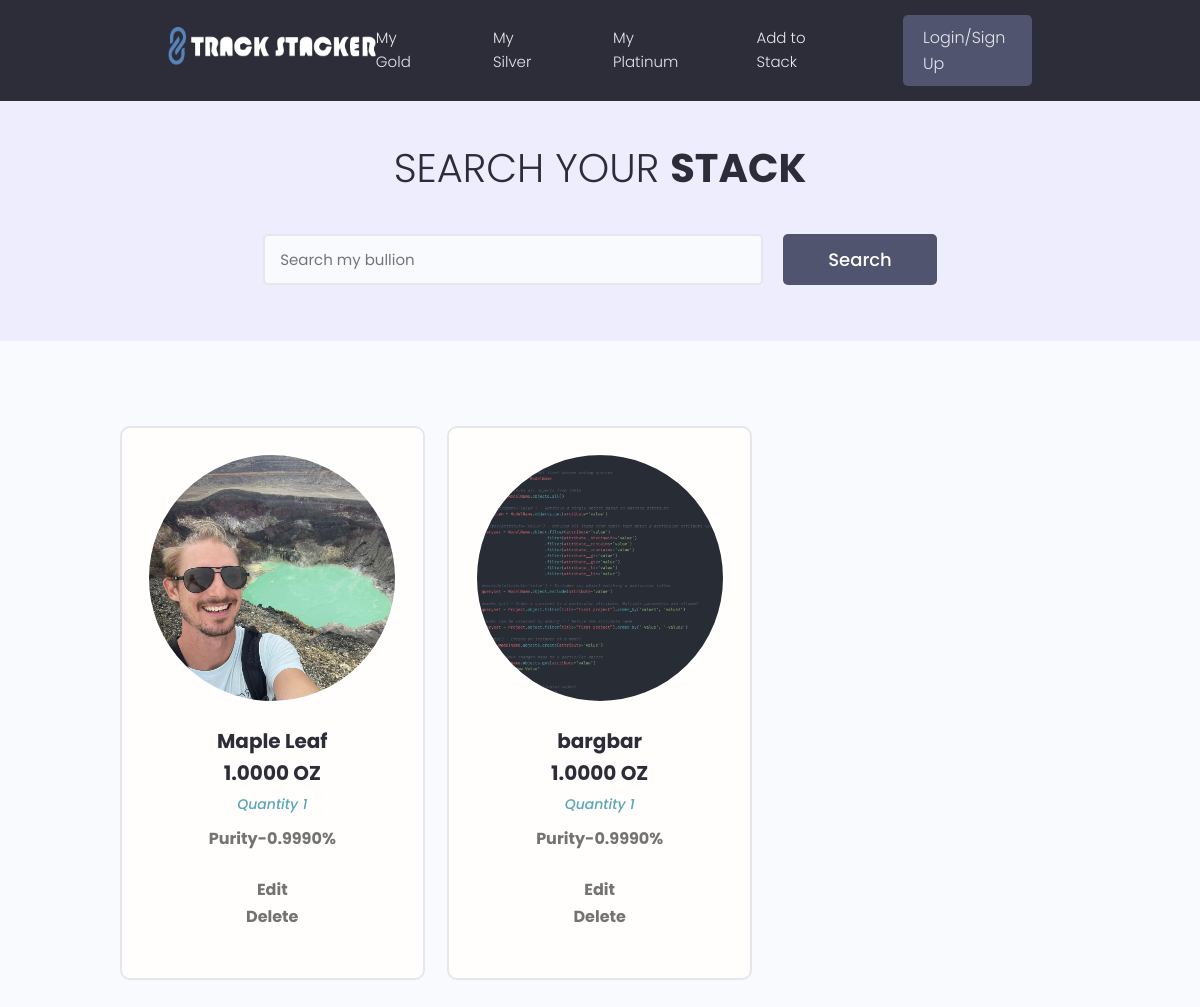
Page /gold/ on the earlier database version.
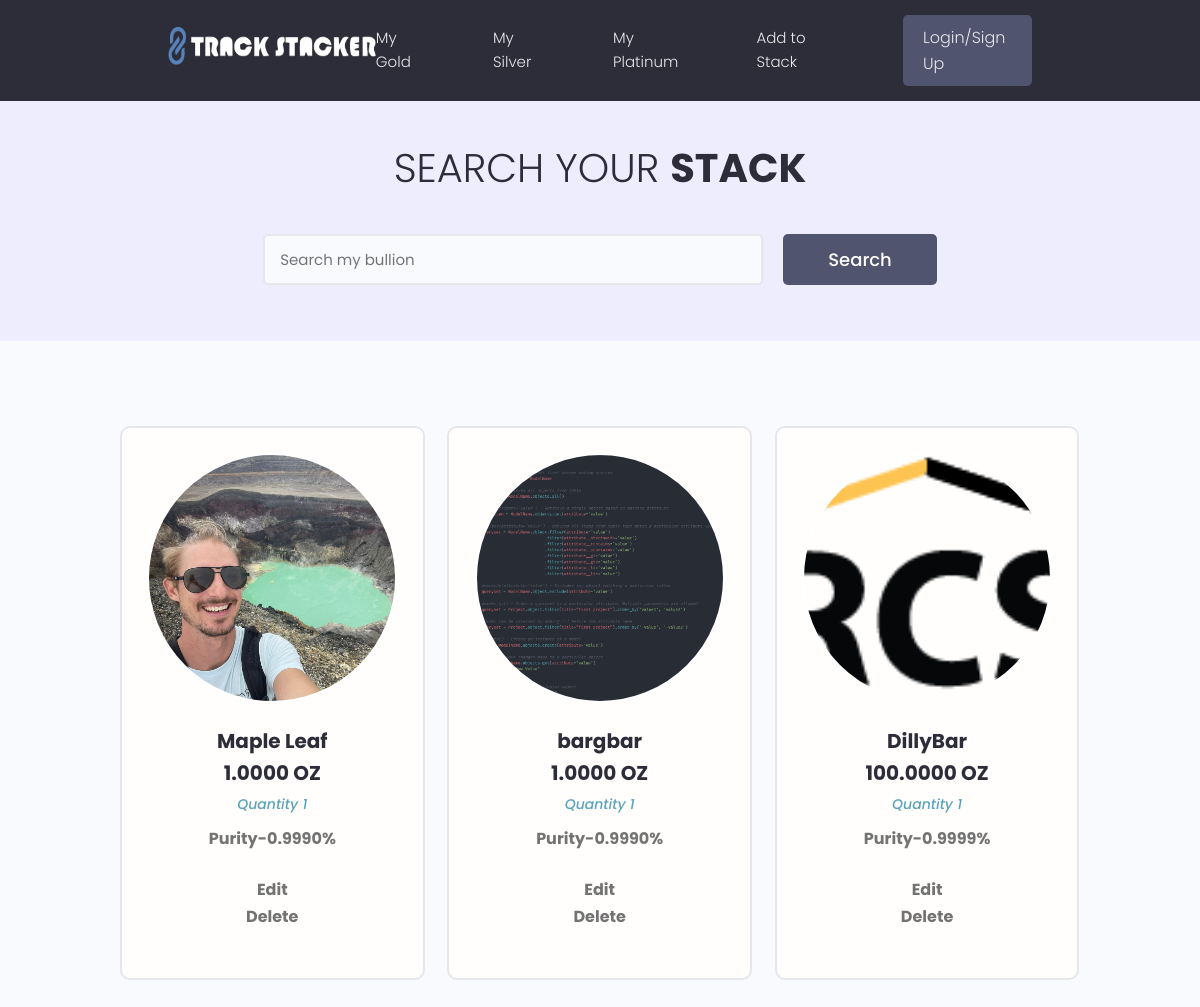
Same page on the later database version.
### tracker/models.py (models this page shows, shortened)
class Gold(models.Model):
    METAL_TYPES = (
        ('gold', 'Gold'),
        ('silver', 'Silver'),
        ('platinum', 'Platinum'),
    )
    BAR_ROUND_MISC = (
        ('bar', 'Bar'),
        ('round', 'Round'),
        ('misc', 'Misc'),
    )
    owner = models.OneToOneField(Profile, on_delete=models.CASCADE, default=None, null=True, blank=True)
    metal_type = models.CharField(max_length=100, choices=METAL_TYPES, default='')
    item_type = models.CharField(max_length=100, choices=BAR_ROUND_MISC, default='')
    item_name = models.CharField(max_length=100)
    featured_image = models.ImageField(default='default.jpg', null=True, blank=True)
    purity = models.DecimalField(max_digits=15, decimal_places=4, null=True, blank=True)
    quantity = models.IntegerField()
    weight_troy_oz = models.DecimalField(max_digits=10, decimal_places=4)
    cost_to_purchase = models.DecimalField(max_digits=20, decimal_places=2)
    shipping_cost = models.DecimalField(max_digits=15, decimal_places=2, null=True, blank=True)
    purchased_from = models.CharField(max_length=100)
    sell_price = models.DecimalField(max_digits=10, decimal_places=2, null=True, blank=True)
    created = models.DateTimeField(auto_now_add=True)
    id = models.UUIDField(default=uuid.uuid4, unique=True, primary_key=True, editable=False)
    class Meta:
        verbose_name_plural = "Gold"

### tracker/views.py (the view)
# urls.py: path('<str:metal_type>/', views.metalPage, name='metal_page'),
def metalPage(request, metal_type):
    metal_objects = None
    template_name = None
    if metal_type == 'gold':
        metal_objects = Gold.objects.all()
        template_name = 'tracker/gold.html'
    elif metal_type == 'silver':
        metal_objects = Silver.objects.all()
        template_name = 'tracker/silver.html'
    elif metal_type == 'platinum':
        metal_objects = Platinum.objects.all()
        template_name = 'tracker/platinum.html'
    else:
        return HttpResponseNotFound("Metal type not found.")
    context = {'metal_objects': metal_objects}
    return render(request, template_name, context)

### tracker/templates/tracker/gold.html (shortened to what this page needs)
{% extends 'main.html' %}
{% block content %}
{% load static %}
<main class="projects">
    <section class="hero-section text-center">
      <div class="container container--narrow">
        <div class="hero-section__box">
          <h2>Search your <span>Stack</span></h2>
        </div>
        <div class="hero-section__search">
          <form class="form" action="#" method="get">
            <div class="form__field">
              <input class="input input--text" id="formInput#search" type="text" name="text"
                placeholder="Search my bullion" />
            </div>
            <input class="btn btn--sub btn--lg" type="submit" value="Search" />
          </form>
        </div>
      </div>
    </section>
    <section class="projectsList">
      <div class="container">
        <div class="grid grid--three">
          {% for object in metal_objects %}
          <div class="column">
            <div class="card project">
              <a href="#" class="project">
                {% if object.featured_image.url != None %}
                <div class="project__thumbnail" style="width: 25rem; height: 25rem;
                  background-image: url('{{ object.featured_image.url }}');
                  background-size: cover; background-position: top center;
                  border-radius: 50%; overflow: hidden; border: 2px solid #fff;">
                </div>
                {% else %}
                <div class="project__thumbnail" style="width: 25rem; height: 25rem;
                  background-image: url('{% static 'images/default.jpg' %}');
                  background-size: cover; background-position: top center;
                  border-radius: 50%; overflow: hidden; border: 2px solid #fff;">
                </div>
                {% endif %}
                <div class="card__body">
                  <h3 class="project__title">{{object.item_name}}</h3>
                  <h3 class="project__title">{{object.weight_troy_oz}} OZ</h3>
                  <p><a class="project__author" href="#">Quantity {{object.quantity}}</a></p>
                  <p class="project--rating">
                    <span style="font-weight: bold;">Purity-{{object.purity}}%</span>
                  </p>
                  <p class="project--rating">
                    <a href="{% url 'editPage' metal_type='gold' pk=object.pk %}"><span style="font-weight: bold;">Edit</span></a><br>
                    <a href="{% url 'deletePage' metal_type='gold' pk=object.pk %}"><span style="font-weight: bold;">Delete</span></a>
                  </p>
                </div>
              </a>
            </div>
          </div>
          {% endfor %}
        </div>
      </div>
    </section>
  </main>
{% endblock content %}

### templates/main.html (shortened to what this page needs)
<!DOCTYPE html>
{% load static %}
<html lang="en">
<head>
  <link rel="stylesheet" href="https://cdn.iconmonstr.com/1.3.0/css/iconmonstr-iconic-font.min.css" />
  <link rel="stylesheet" href="{% static 'uikit/styles/uikit.css' %}" />
  <link rel="stylesheet" href="{% static 'styles/app.css' %}" />
</head>
<body>
  {% include 'navbar.html' %}
  {% block content %}
  {% endblock %}
</body>
</html>

### templates/navbar.html (shortened to what this page needs)
{% load static %}
<header class="header">
    <div class="container container--narrow">
      <a href="{% url 'homepage' %}" class="header__logo">
        <img src="{% static 'images/long_logo_1.png' %}" alt="alt" />
      </a>
      <nav class="header__nav">
        <ul class="header__menu">
          <li class="header__menuItem"><a href="{% url 'metal_page' metal_type='gold' %}">My Gold</a></li>
          <li class="header__menuItem"><a href="{% url 'metal_page' metal_type='silver' %}">My Silver</a></li>
          <li class="header__menuItem"><a href="{% url 'metal_page' metal_type='platinum' %}">My Platinum</a></li>
          <li class="header__menuItem"><a href="{% url 'updatePage' %}">Add to Stack</a></li>
          <li class="header__menuItem"><a href="#" class="btn btn--sub">Login/Sign Up</a></li>
        </ul>
      </nav>
    </div>
  </header>

### static/styles/app.css (style rules this page uses)
:root { --color-sub: #2d2d39; }
.btn--sub { background-color: var(--color-sub-light); }
.card { border: 2px solid var(--color-light); }
img { width: 100%; }
.header { position: sticky; z-index: 111; background-color: var(--color-sub); padding: 1.5rem 0; }
.header > .container { display: flex; justify-content: space-between; align-items: center; }
.header__logo > img { height: 3.8rem; }
.header__nav > ul { display: inline-flex; align-items: center; list-style: none; gap: 6.5rem; }
.header__menuItem > a { color: var(--color-light); font-weight: 300; }
.hero-section { height: 40vh; display: flex; align-items: center; background-color: var(--color-sub); }
.hero-section__box { margin-bottom: 4rem; }
.hero-section__box > h2, .hero-section__box > h2 > span { font-size: 4rem; color: var(--color-light); line-height: 1.3; text-transform: uppercase; }
.hero-section__box > h2 { font-weight: 300; }
.hero-section__box > h2 > span { font-weight: 700; }
.hero-section__search > .form { display: flex; align-items: center; justify-content: center; gap: 2rem; }
.hero-section__search > .form input.input--text { width: 50rem; }
.project__author { font-size: 1.4rem; font-style: italic; }
.project--rating { margin-bottom: 1.6em; margin-top: .5em; }
.projects > .hero-section { background: var(--color-sub-lighter); height: 30vh; }
.projects .hero-section__box { margin-bottom: 2.5rem; }
.projects .hero-section__box > h2 { color: var(--color-sub); }
.projects .hero-section__box > h2 > span { font-weight: 700; color: var(--color-sub); }
.projectsList { margin-top: 8rem; }
.project__thumbnail { margin-top:25px; height: 25rem; object-fit: cover; object-position: top center; }
.project__title { font-size: 2rem; font-weight: 700; color: var(--color-sub); }

### static/uikit/styles/modules/_variables.css (style rules this page uses)
:root { --color-main: #5aa5b9; --color-main-light: #e6faff; --color-sub: #3f4156; --color-sub-light: #51546e; --color-sub-lighter: #ededfd; --color-text: #737373; --color-gray: #8b8b8b; --color-light: #e5e7eb; --color-light-gray: #767676; --color-bg: #f8fafd; --color-white: #fffefd; --color-white-light: #f3f3f3; --color-success: #359e64; --color-success-bg: #def8e8; --color-error: #fc4b0b; --color-error-bg: #fff2ee; --font-base: 'Poppins', arial, helvetica, 'Segoe UI', roboto, ubuntu, sans-serif; --font-monospace: 'Fira Code', 'Courier New', courier, monospace; --font-regular: 300; --font-medium: 500; --font-bold: 700; --generic-shadow: 1px 1px 5px #00000010; --generic-transition: all 0.3s ease-in-out; }

### static/uikit/styles/modules/_base.css (style rules this page uses)
* { margin: 0; padding: 0; box-sizing: border-box; text-rendering: optimizeLegibility; color: inherit; font-size: inherit; }
html { font-size: 50%; }
@media only screen and (min-width: 480px) { html { font-size: 56.25%; } }
@media only screen and (min-width: 1200px) { html { font-size: 62.5%; } }
body { line-height: 1.6; font-weight: 400; font-size: 1.5rem; color: var(--color-text); background-color: var(--color-bg); min-height: 100vh; }

### static/uikit/styles/modules/_typography.css (style rules this page uses)
* { font-family: var(--font-base); }
h2 { font-size: 3.6rem; font-weight: var(--font-bold); }
h3 { font-size: 3.2rem; font-weight: var(--font-medium); }
p, span, strong { font-size: 1.6rem; color: var(--color-text); font-weight: var(--font-regular); }
a { padding-bottom: 2px; text-decoration: none; display: inline-block; color: var(--color-main); font-weight: var(--font-medium); }

### static/uikit/styles/modules/_utilities.css (style rules this page uses)
.container { width: 92%; max-width: 165rem; margin: 0 auto; box-sizing: border-box; }
.container--narrow { width: 92%; max-width: 120rem; }
@media screen and (min-width: 1000px) { .container { width: 90%; } }
@media screen and (min-width: 1000px) { .container--narrow { width: 85%; } }
@media screen and (min-width: 1200px) { .container { width: 80%; } }
@media screen and (min-width: 1200px) { .container--narrow { width: 72%; } }
.text-center { text-align: center; }

### static/uikit/styles/modules/_button.css (style rules this page uses)
.btn { display: inline-block; position: relative; cursor: pointer; background-color: var(--color-light); font-weight: var(--font-medium); color: var(--color-sub); text-decoration: none; padding: 1rem 2rem; border-radius: 0.5rem; border: none; width: -webkit-fit-content; width: -moz-fit-content; width: fit-content; height: -webkit-fit-content; height: -moz-fit-content; height: fit-content; font-size: 1.6rem; outline-width: 0; outline-color: transparent; -webkit-backface-visibility: hidden; backface-visibility: hidden; transition: all 0.3s ease-in-out; }
.btn--sub { background-color: var(--color-sub); color: var(--color-white); }
.btn--lg { font-size: 1.8rem; padding: 1.2rem 4.5rem; }

Differences in the rows shown:
added Gold: featured_image (picture), item_name "DillyBar", weight_troy_oz "100.0000", quantity "1", purity "0.9999"
